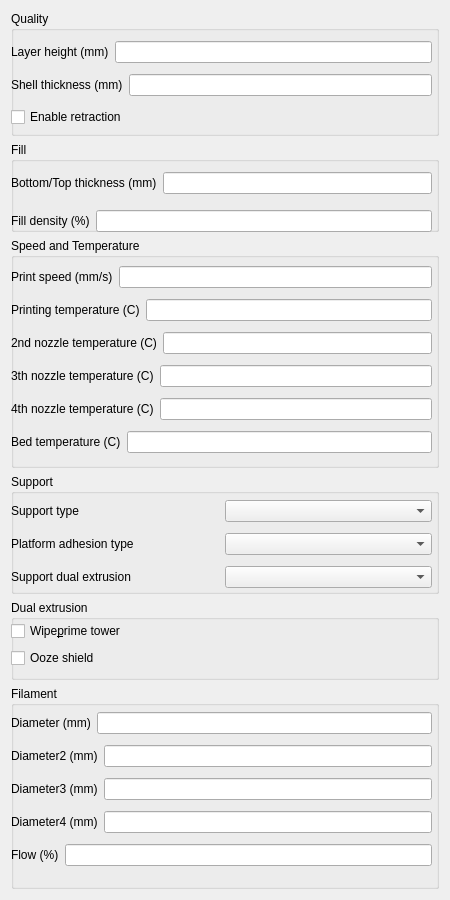
               <widget class="QWidget" name="scrollAreaWidgetContents_4">
                <property name="enabled">
                 <bool>true</bool>
                </property>
                <property name="geometry">
                 <rect>
                  <x>0</x>
                  <y>0</y>
                  <width>450</width>
                  <height>900</height>
                 </rect>
                </property>
                <property name="sizePolicy">
                 <sizepolicy hsizetype="Fixed" vsizetype="Fixed">
                  <horstretch>0</horstretch>
                  <verstretch>0</verstretch>
                 </sizepolicy>
                </property>
                <property name="minimumSize">
                 <size>
                  <width>450</width>
                  <height>900</height>
                 </size>
                </property>
                <layout class="QVBoxLayout" name="verticalLayout_11">
                 <item>
                  <widget class="QGroupBox" name="quality_groupbox">
                   <property name="minimumSize">
                    <size>
                     <width>0</width>
                     <height>125</height>
                    </size>
                   </property>
                   <property name="maximumSize">
                    <size>
                     <width>16777215</width>
                     <height>125</height>
                    </size>
                   </property>
                   <property name="title">
                    <string>Quality</string>
                   </property>
                   <widget class="QWidget" name="layoutWidget_3">
                    <property name="geometry">
                     <rect>
                      <x>0</x>
                      <y>25</y>
                      <width>421</width>
                      <height>98</height>
                     </rect>
                    </property>
                    <layout class="QVBoxLayout" name="verticalLayout_5">
                     <item>
                      <layout class="QHBoxLayout" name="horizontalLayout">
                       <item>
                        <widget class="QLabel" name="layer_height_label">
                         <property name="text">
                          <string>Layer height (mm)</string>
                         </property>
                        </widget>
                       </item>
                       <item>
                        <widget class="QLineEdit" name="layer_height"/>
                       </item>
                      </layout>
                     </item>
                     <item>
                      <layout class="QHBoxLayout" name="horizontalLayout_4">
                       <item>
                        <widget class="QLabel" name="wall_thickness_label">
                         <property name="text">
                          <string>Shell thickness (mm)</string>
                         </property>
                        </widget>
                       </item>
                       <item>
                        <widget class="QLineEdit" name="wall_thickness"/>
                       </item>
                      </layout>
                     </item>
                     <item>
                      <layout class="QHBoxLayout" name="horizontalLayout_5">
                       <item>
                        <widget class="QCheckBox" name="retraction_enable">
                         <property name="layoutDirection">
                          <enum>Qt::LeftToRight</enum>
                         </property>
                         <property name="styleSheet">
                          <string notr="true"/>
                         </property>
                         <property name="text">
                          <string>Enable retraction</string>
                         </property>
                        </widget>
                       </item>
                      </layout>
                     </item>
                    </layout>
                   </widget>
                  </widget>
                 </item>
                 <item>
                  <widget class="QGroupBox" name="fill_groupbox">
                   <property name="maximumSize">
                    <size>
                     <width>16777215</width>
                     <height>90</height>
                    </size>
                   </property>
                   <property name="title">
                    <string>Fill</string>
                   </property>
                   <widget class="QWidget" name="layoutWidget_4">
                    <property name="geometry">
                     <rect>
                      <x>0</x>
                      <y>20</y>
                      <width>421</width>
                      <height>80</height>
                     </rect>
                    </property>
                    <layout class="QVBoxLayout" name="verticalLayout_6">
                     <item>
                      <layout class="QHBoxLayout" name="horizontalLayout_2">
                       <item>
                        <widget class="QLabel" name="solid_layer_thickness_label">
                         <property name="text">
                          <string>Bottom/Top thickness (mm)</string>
                         </property>
                        </widget>
                       </item>
                       <item>
                        <widget class="QLineEdit" name="solid_layer_thickness"/>
                       </item>
                      </layout>
                     </item>
                     <item>
                      <layout class="QHBoxLayout" name="horizontalLayout_6">
                       <item>
                        <widget class="QLabel" name="fill_density_label">
                         <property name="text">
                          <string>Fill density (%)</string>
                         </property>
                        </widget>
                       </item>
                       <item>
                        <widget class="QLineEdit" name="fill_density"/>
                       </item>
                      </layout>
                     </item>
                    </layout>
                   </widget>
                  </widget>
                 </item>
                 <item>
                  <widget class="QGroupBox" name="speed_temperature_groupbox">
                   <property name="minimumSize">
                    <size>
                     <width>0</width>
                     <height>230</height>
                    </size>
                   </property>
                   <property name="maximumSize">
                    <size>
                     <width>16777215</width>
                     <height>230</height>
                    </size>
                   </property>
                   <property name="title">
                    <string>Speed and Temperature</string>
                   </property>
                   <widget class="QWidget" name="layoutWidget_5">
                    <property name="geometry">
                     <rect>
                      <x>0</x>
                      <y>23</y>
                      <width>421</width>
                      <height>200</height>
                     </rect>
                    </property>
                    <layout class="QVBoxLayout" name="verticalLayout_4">
                     <item>
                      <layout class="QHBoxLayout" name="horizontalLayout_11">
                       <item>
                        <widget class="QLabel" name="print_speed_label">
                         <property name="text">
                          <string>Print speed (mm/s)</string>
                         </property>
                        </widget>
                       </item>
                       <item>
                        <widget class="QLineEdit" name="print_speed"/>
                       </item>
                      </layout>
                     </item>
                     <item>
                      <layout class="QHBoxLayout" name="horizontalLayout_12">
                       <item>
                        <widget class="QLabel" name="print_temperature_label">
                         <property name="text">
                          <string>Printing temperature (C)</string>
                         </property>
                        </widget>
                       </item>
                       <item>
                        <widget class="QLineEdit" name="print_temperature"/>
                       </item>
                      </layout>
                     </item>
                     <item>
                      <layout class="QHBoxLayout" name="horizontalLayout_13">
                       <item>
                        <widget class="QLabel" name="print_temperature2_label">
                         <property name="text">
                          <string>2nd nozzle temperature (C)</string>
                         </property>
                        </widget>
                       </item>
                       <item>
                        <widget class="QLineEdit" name="print_temperature2"/>
                       </item>
                      </layout>
                     </item>
                     <item>
                      <layout class="QHBoxLayout" name="horizontalLayout_32">
                       <item>
                        <widget class="QLabel" name="print_temperature3_label">
                         <property name="text">
                          <string>3th nozzle temperature (C)</string>
                         </property>
                        </widget>
                       </item>
                       <item>
                        <widget class="QLineEdit" name="print_temperature3"/>
                       </item>
                      </layout>
                     </item>
                     <item>
                      <layout class="QHBoxLayout" name="horizontalLayout_33">
                       <item>
                        <widget class="QLabel" name="print_temperature4_label">
                         <property name="text">
                          <string>4th nozzle temperature (C)</string>
                         </property>
                        </widget>
                       </item>
                       <item>
                        <widget class="QLineEdit" name="print_temperature4"/>
                       </item>
                      </layout>
                     </item>
                     <item>
                      <layout class="QHBoxLayout" name="horizontalLayout_31">
                       <item>
                        <widget class="QLabel" name="print_bed_temperature_label">
                         <property name="text">
                          <string>Bed temperature (C)</string>
                         </property>
                        </widget>
                       </item>
                       <item>
                        <widget class="QLineEdit" name="print_bed_temperature"/>
                       </item>
                      </layout>
                     </item>
                    </layout>
                   </widget>
                  </widget>
                 </item>
                 <item>
                  <widget class="QGroupBox" name="support_groupbox">
                   <property name="minimumSize">
                    <size>
                     <width>0</width>
                     <height>0</height>
                    </size>
                   </property>
                   <property name="maximumSize">
                    <size>
                     <width>16777215</width>
                     <height>120</height>
                    </size>
                   </property>
                   <property name="title">
                    <string>Support</string>
                   </property>
                   <widget class="QWidget" name="layoutWidget_6">
                    <property name="geometry">
                     <rect>
                      <x>0</x>
                      <y>21</y>
                      <width>421</width>
                      <height>98</height>
                     </rect>
                    </property>
                    <layout class="QVBoxLayout" name="verticalLayout_8">
                     <item>
                      <layout class="QHBoxLayout" name="horizontalLayout_14">
                       <item>
                        <widget class="QLabel" name="support_label">
                         <property name="text">
                          <string>Support type</string>
                         </property>
                        </widget>
                       </item>
                       <item>
                        <widget class="QComboBox" name="support"/>
                       </item>
                      </layout>
                     </item>
                     <item>
                      <layout class="QHBoxLayout" name="horizontalLayout_15">
                       <item>
                        <widget class="QLabel" name="platform_adhesion_label">
                         <property name="text">
                          <string>Platform adhesion type</string>
                         </property>
                        </widget>
                       </item>
                       <item>
                        <widget class="QComboBox" name="platform_adhesion"/>
                       </item>
                      </layout>
                     </item>
                     <item>
                      <layout class="QHBoxLayout" name="horizontalLayout_34">
                       <item>
                        <widget class="QLabel" name="support_dual_extrusion_label">
                         <property name="text">
                          <string>Support dual extrusion</string>
                         </property>
                        </widget>
                       </item>
                       <item>
                        <widget class="QComboBox" name="support_dual_extrusion"/>
                       </item>
                      </layout>
                     </item>
                    </layout>
                   </widget>
                  </widget>
                 </item>
                 <item>
                  <widget class="QGroupBox" name="dual_extursion_groupbox">
                   <property name="sizePolicy">
                    <sizepolicy hsizetype="Preferred" vsizetype="Preferred">
                     <horstretch>0</horstretch>
                     <verstretch>0</verstretch>
                    </sizepolicy>
                   </property>
                   <property name="maximumSize">
                    <size>
                     <width>16777215</width>
                     <height>80</height>
                    </size>
                   </property>
                   <property name="title">
                    <string>Dual extrusion</string>
                   </property>
                   <widget class="QWidget" name="layoutWidget_7">
                    <property name="geometry">
                     <rect>
                      <x>0</x>
                      <y>20</y>
                      <width>421</width>
                      <height>50</height>
                     </rect>
                    </property>
                    <layout class="QVBoxLayout" name="verticalLayout_9">
                     <item>
                      <widget class="QCheckBox" name="wipe_tower">
                       <property name="text">
                        <string>Wipe&amp;prime tower</string>
                       </property>
                      </widget>
                     </item>
                     <item>
                      <widget class="QCheckBox" name="ooze_shield">
                       <property name="text">
                        <string>Ooze shield</string>
                       </property>
                      </widget>
                     </item>
                    </layout>
                   </widget>
                  </widget>
                 </item>
                 <item>
                  <widget class="QGroupBox" name="filament_groupbox">
                   <property name="title">
                    <string>Filament</string>
                   </property>
                   <widget class="QWidget" name="layoutWidget_8">
                    <property name="geometry">
                     <rect>
                      <x>0</x>
                      <y>21</y>
                      <width>421</width>
                      <height>166</height>
                     </rect>
                    </property>
                    <layout class="QVBoxLayout" name="verticalLayout_10">
                     <item>
                      <layout class="QHBoxLayout" name="horizontalLayout_16">
                       <item>
                        <widget class="QLabel" name="filament_diameter_label">
                         <property name="text">
                          <string>Diameter (mm)</string>
                         </property>
                        </widget>
                       </item>
                       <item>
                        <widget class="QLineEdit" name="filament_diameter"/>
                       </item>
                      </layout>
                     </item>
                     <item>
                      <layout class="QHBoxLayout" name="horizontalLayout_35">
                       <item>
                        <widget class="QLabel" name="filament_diameter2_label">
                         <property name="text">
                          <string>Diameter2 (mm)</string>
                         </property>
                        </widget>
                       </item>
                       <item>
                        <widget class="QLineEdit" name="filament_diameter2"/>
                       </item>
                      </layout>
                     </item>
                     <item>
                      <layout class="QHBoxLayout" name="horizontalLayout_36">
                       <item>
                        <widget class="QLabel" name="filament_diameter3_label">
                         <property name="text">
                          <string>Diameter3 (mm)</string>
                         </property>
                        </widget>
                       </item>
                       <item>
                        <widget class="QLineEdit" name="filament_diameter3"/>
                       </item>
                      </layout>
                     </item>
                     <item>
                      <layout class="QHBoxLayout" name="horizontalLayout_37">
                       <item>
                        <widget class="QLabel" name="filament_diameter4_label">
                         <property name="text">
                          <string>Diameter4 (mm)</string>
                         </property>
                        </widget>
                       </item>
                       <item>
                        <widget class="QLineEdit" name="filament_diameter4"/>
                       </item>
                      </layout>
                     </item>
                     <item>
                      <layout class="QHBoxLayout" name="horizontalLayout_17">
                       <item>
                        <widget class="QLabel" name="filament_flow_label">
                         <property name="text">
                          <string>Flow (%)</string>
                         </property>
                        </widget>
                       </item>
                       <item>
                        <widget class="QLineEdit" name="filament_flow"/>
                       </item>
                      </layout>
                     </item>
                    </layout>
                   </widget>
                  </widget>
                 </item>
                </layout>
               </widget>
